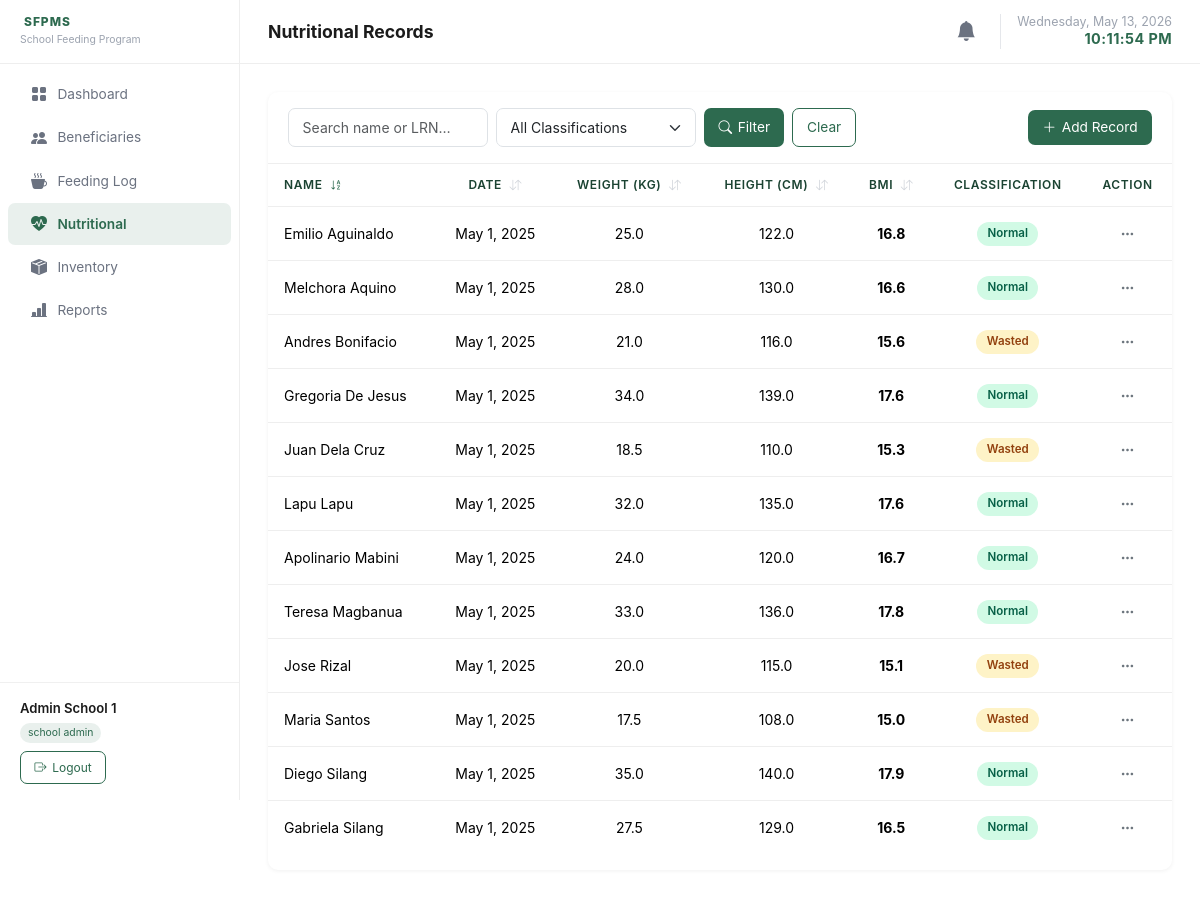
Screenshot of /pages/nutritional.php (signed in) with the database file from the repository.
### tables this page shows
CREATE TABLE nutritional_records (
    id              INT UNSIGNED AUTO_INCREMENT PRIMARY KEY,
    beneficiary_id  INT UNSIGNED NOT NULL,
    record_date     DATE NOT NULL,
    weight_kg       DECIMAL(5,2) NOT NULL,
    height_cm       DECIMAL(5,2) NOT NULL,
    bmi             DECIMAL(5,2) GENERATED ALWAYS AS (weight_kg / POW(height_cm / 100, 2)) STORED,
    recorded_by     INT UNSIGNED,
    created_at      TIMESTAMP DEFAULT CURRENT_TIMESTAMP,
    FOREIGN KEY (beneficiary_id) REFERENCES enrollments(id) ON DELETE CASCADE,
    FOREIGN KEY (recorded_by)    REFERENCES users(id)       ON DELETE SET NULL
);

### classes/NutritionalRecord.php (called while the page is built, shortened)
<?php
class NutritionalRecord {
    public static function classifyBMI(float $bmi): string {
        if ($bmi < 16.0)  return 'Wasted';
        if ($bmi < 18.5)  return 'Normal';
        return 'Obese';
    }
    public static function badgeClass(string $classification): string {
        return match($classification) {
            'Severely Wasted' => 'badge-danger',
            'Wasted'          => 'badge-warning',
            'Overweight'      => 'badge-warning',
            'Obese'           => 'badge-danger',
            default           => 'badge-success',
        };
    }
    public static function getAll(
        ?int $schoolId = null,
        ?string $search = null,
        ?string $grade = null,
        ?string $section = null,
        string $classFilter = '',
        int $page = 1,
        int $perPage = 15,
        string $sortBy = 'full_name',
        string $sortDir = 'asc'
    ): array {
        $pdo    = getPDO();
        $where  = ['1=1'];
        $params = [];
        if ($schoolId) {
            $where[]  = 'b.school_id = ?';
            $params[] = $schoolId;
        }
        $allowedSorts = ['full_name', 'record_date', 'weight_kg', 'height_cm', 'bmi'];
        $sortBy = in_array($sortBy, $allowedSorts) ? $sortBy : 'full_name';
        $sortDir = strtolower($sortDir) === 'desc' ? 'DESC' : 'ASC';
        if ($sortBy === 'full_name') {
            $orderBy = "b.last_name {$sortDir}, b.first_name ASC";
        } else {
            $orderBy = "nr.{$sortBy} {$sortDir}, b.last_name ASC";
        }
        $offset = ($page - 1) * $perPage;
        $sql  = "
            SELECT nr.*,
                   CONCAT(b.first_name,' ',b.last_name) AS full_name,
                   b.lrn, b.grade_level,
                   s.name AS school_name
            FROM nutritional_records nr
            JOIN beneficiaries b ON b.id = nr.beneficiary_id
            JOIN schools s ON s.id = b.school_id
            WHERE " . implode(' AND ', $where) . "
            ORDER BY {$orderBy}
            LIMIT " . (int)$perPage . " OFFSET " . (int)$offset . "
        ";
        $stmt = $pdo->prepare($sql);
        $stmt->execute($params);
        return $stmt->fetchAll();
    }
    public static function countAll(
        ?int $schoolId = null,
        ?string $search = null,
        ?string $grade = null,
        ?string $section = null,
        string $classFilter = ''
    ): int {
        $pdo    = getPDO();
        $where  = ['1=1'];
        $params = [];
        if ($schoolId) {
            $where[]  = 'b.school_id = ?';
            $params[] = $schoolId;
        }
        $sql  = "
            SELECT COUNT(*)
            FROM nutritional_records nr
            JOIN beneficiaries b ON b.id = nr.beneficiary_id
            WHERE " . implode(' AND ', $where) . "
        ";
        $stmt = $pdo->prepare($sql);
        $stmt->execute($params);
        return (int) $stmt->fetchColumn();
    }
}

### controllers/nutritional.php (called while the page is built, shortened)
<?php
require_once __DIR__ . '/../classes/NutritionalRecord.php';
require_once __DIR__ . '/../includes/helpers.php';
$user     = Auth::user();
$isSA     = Auth::isSuperAdmin();
$schoolId = $isSA ? null : (int)$user['school_id'];
$schFilter    = $isSA ? (($_GET['school_id'] ?? '') ?: null) : $schoolId;
$search       = trim($_GET['search'] ?? '');
$isTeacher = Auth::isTeacher();
$teacherGrade   = $isTeacher ? $user['grade_level'] : null;
$teacherSection = $isTeacher ? $user['section'] : null;
$classFilter = $_GET['classification'] ?? '';
$totalCount = NutritionalRecord::countAll($schFilter, $search ?: null, $teacherGrade, $teacherSection, $classFilter);
$pag = paginate($totalCount, 20);
$sortBy  = in_array($_GET['sort'] ?? '', ['full_name', 'record_date', 'weight_kg', 'height_cm', 'bmi']) ? $_GET['sort'] : 'full_name';
$sortDir = ($_GET['dir'] ?? 'asc') === 'desc' ? 'desc' : 'asc';
$records = NutritionalRecord::getAll($schFilter, $search ?: null, $teacherGrade, $teacherSection, $classFilter, $pag['page'], $pag['perPage'], $sortBy, $sortDir);

### pages/nutritional.php (the view, shortened to what this page needs)
<?php
require_once __DIR__ . '/../controllers/nutritional.php';
require_once __DIR__ . '/../includes/header.php';
?>
<div class="table-wrapper">
  <div class="table-header">
    <form method="get" action="nutritional.php" class="filter-bar flex-grow-1">
      <input type="text" name="search" class="form-control" placeholder="Search name or LRN…"
             value="<?= htmlspecialchars($search) ?>">
      <select name="classification" class="form-select">
        <option value="">All Classifications</option>
      </select>
      <button type="submit" class="btn-primary-custom"><i class="bi bi-search"></i> Filter</button>
      <a href="nutritional.php" class="btn-outline-custom">Clear</a>
    </form>
    <button class="btn-primary-custom" data-bs-toggle="modal" data-bs-target="#addNutModal">
      <i class="bi bi-plus-lg"></i> Add Record
    </button>
  </div>
  <div class="table-responsive">
    <table class="table" id="nutTable">
      <thead>
        <tr>
          <th>
            <a href="<?= sortUrl('full_name', $sortBy, $sortDir) ?>" class="text-decoration-none text-inherit">
              Name <?= sortIcon('full_name', $sortBy, $sortDir) ?>
            </a>
          </th>
          <th class="text-center">
            <a href="<?= sortUrl('record_date', $sortBy, $sortDir) ?>" class="text-decoration-none text-inherit">
              Date <?= sortIcon('record_date', $sortBy, $sortDir) ?>
            </a>
          </th>
          <th class="text-center">
            <a href="<?= sortUrl('weight_kg', $sortBy, $sortDir) ?>" class="text-decoration-none text-inherit">
              Weight (kg) <?= sortIcon('weight_kg', $sortBy, $sortDir) ?>
            </a>
          </th>
          <th class="text-center">
            <a href="<?= sortUrl('height_cm', $sortBy, $sortDir) ?>" class="text-decoration-none text-inherit">
              Height (cm) <?= sortIcon('height_cm', $sortBy, $sortDir) ?>
            </a>
          </th>
          <th class="text-center">
            <a href="<?= sortUrl('bmi', $sortBy, $sortDir) ?>" class="text-decoration-none text-inherit">
              BMI <?= sortIcon('bmi', $sortBy, $sortDir) ?>
            </a>
          </th>
          <th class="text-center">Classification</th>
          <th class="text-center">Action</th>
        </tr>
      </thead>
      <tbody>
        <?php if (empty($records)): ?>
        <tr><td colspan="7" class="text-center text-muted py-4">No records found.</td></tr>
        <?php else: ?>
        <?php foreach ($records as $r):
            $bmi    = (float)$r['bmi'];
            $cls    = NutritionalRecord::classifyBMI($bmi);
            $bdg    = NutritionalRecord::badgeClass($cls);
        ?>
        <tr>
          <td><?= htmlspecialchars($r['full_name']) ?></td>
          <td class="text-center"><?= date('M j, Y', strtotime($r['record_date'])) ?></td>
          <td class="text-center"><?= number_format($r['weight_kg'], 1) ?></td>
          <td class="text-center"><?= number_format($r['height_cm'], 1) ?></td>
          <td class="text-center"><strong><?= number_format($bmi, 1) ?></strong></td>
          <td class="text-center">
            <span class="status-badge <?= $bdg ?>"><?= $cls ?></span>
          </td>
          <td class="text-center">
            <div class="dropdown">
              <button class="btn-dots" data-bs-toggle="dropdown" id="ddNut<?= $r['id'] ?>">
                <i class="bi bi-three-dots"></i>
              </button>
            </div>
          </td>
        </tr>
        <?php endforeach; ?>
        <?php endif; ?>
      </tbody>
    </table>
  </div>
  <div class="px-3 pb-3">
  </div>
</div>
<?php require_once __DIR__ . '/../includes/footer.php'; ?>

### assets/css/app.css (style rules this page uses)
:root { --primary: #2D6A4F; --accent: #52B788; --neutral: #F8F9FA; --text: #1B1B1B; --danger: #DC3545; --sidebar-w: 240px; }
*, *::before, *::after { box-sizing: border-box; }
body { margin: 0; font-family: -apple-system, BlinkMacSystemFont, 'Segoe UI', Roboto, Oxygen, Ubuntu, Cantarell, sans-serif; background: #fff; color: var(--text); min-height: 100vh; }
.table-wrapper { background: #fff; border-radius: 10px; overflow: hidden; box-shadow: 0 1px 4px rgba(0,0,0,.06); }
.table-wrapper .table-header { padding: 1rem 1.25rem; display: flex; align-items: center; justify-content: space-between; gap: .75rem; flex-wrap: wrap; border-bottom: 1px solid #eee; }
.table { margin: 0; }
.table th { font-size: .75rem; font-weight: 600; text-transform: uppercase; letter-spacing: .05em; color: #1b4332 !important; border-bottom: 1px solid #eee; padding: .75rem 1rem; background: #fff; }
.table th a { color: #1b4332 !important; }
.table td { padding: .75rem 1rem; vertical-align: middle; border-bottom: 1px solid #eee; font-size: .875rem; }
.table tbody tr:last-child td { border-bottom: none; }
.badge-success { background: #d1fae5; color: #065f46; }
.badge-warning { background: #fef3c7; color: #92400e; }
.status-badge { display: inline-block; padding: .2rem .65rem; border-radius: 20px; font-size: .72rem; font-weight: 600; }
.btn-primary-custom { background: var(--primary); color: #fff; border: none; border-radius: 7px; padding: .45rem .9rem; font-size: .855rem; cursor: pointer; transition: background .15s; text-decoration: none; display: inline-flex; align-items: center; gap: .35rem; }
.btn-outline-custom { background: transparent; color: var(--primary); border: 1.5px solid var(--primary); border-radius: 7px; padding: .4rem .85rem; font-size: .855rem; cursor: pointer; transition: all .15s; text-decoration: none; display: inline-flex; align-items: center; gap: .35rem; }
.btn-dots { background: none; border: none; padding: .25rem .5rem; color: #6c757d; cursor: pointer; border-radius: 5px; transition: background .12s; }
.form-control, .form-select { border-radius: 7px; border-color: #dee2e6; font-size: .875rem; padding: .5rem .85rem; }
.filter-bar { display: flex; gap: .5rem; flex-wrap: wrap; }
.filter-bar .form-control, .filter-bar .form-select { max-width: 200px; }

### rows the page displays
nutritional_records: full_name "Emilio Aguinaldo", record_date "May 1, 2025", weight_kg "25.0", height_cm "122.0", bmi "16.8", bmi "Normal"
nutritional_records: full_name "Melchora Aquino", record_date "May 1, 2025", weight_kg "28.0", height_cm "130.0", bmi "16.6", bmi "Normal"
nutritional_records: full_name "Andres Bonifacio", record_date "May 1, 2025", weight_kg "21.0", height_cm "116.0", bmi "15.6", bmi "Wasted"
nutritional_records: full_name "Gregoria De Jesus", record_date "May 1, 2025", weight_kg "34.0", height_cm "139.0", bmi "17.6", bmi "Normal"
nutritional_records: full_name "Juan Dela Cruz", record_date "May 1, 2025", weight_kg "18.5", height_cm "110.0", bmi "15.3", bmi "Wasted"
nutritional_records: full_name "Lapu Lapu", record_date "May 1, 2025", weight_kg "32.0", height_cm "135.0", bmi "17.6", bmi "Normal"
nutritional_records: full_name "Apolinario Mabini", record_date "May 1, 2025", weight_kg "24.0", height_cm "120.0", bmi "16.7", bmi "Normal"
nutritional_records: full_name "Teresa Magbanua", record_date "May 1, 2025", weight_kg "33.0", height_cm "136.0", bmi "17.8", bmi "Normal"
nutritional_records: full_name "Jose Rizal", record_date "May 1, 2025", weight_kg "20.0", height_cm "115.0", bmi "15.1", bmi "Wasted"
nutritional_records: full_name "Maria Santos", record_date "May 1, 2025", weight_kg "17.5", height_cm "108.0", bmi "15.0", bmi "Wasted"
nutritional_records: full_name "Diego Silang", record_date "May 1, 2025", weight_kg "35.0", height_cm "140.0", bmi "17.9", bmi "Normal"
nutritional_records: full_name "Gabriela Silang", record_date "May 1, 2025", weight_kg "27.5", height_cm "129.0", bmi "16.5", bmi "Normal"

### other values shown
$item['label'] "Dashboard"
$item['label'] "Beneficiaries"
$item['label'] "Feeding Log"
$item['label'] "Nutritional"
$item['label'] "Inventory"
$item['label'] "Reports"
$user['name'] "Admin School 1"
str_replace('_', ' ', $user['role']) "school admin"
$pageTitle "Nutritional Records"
